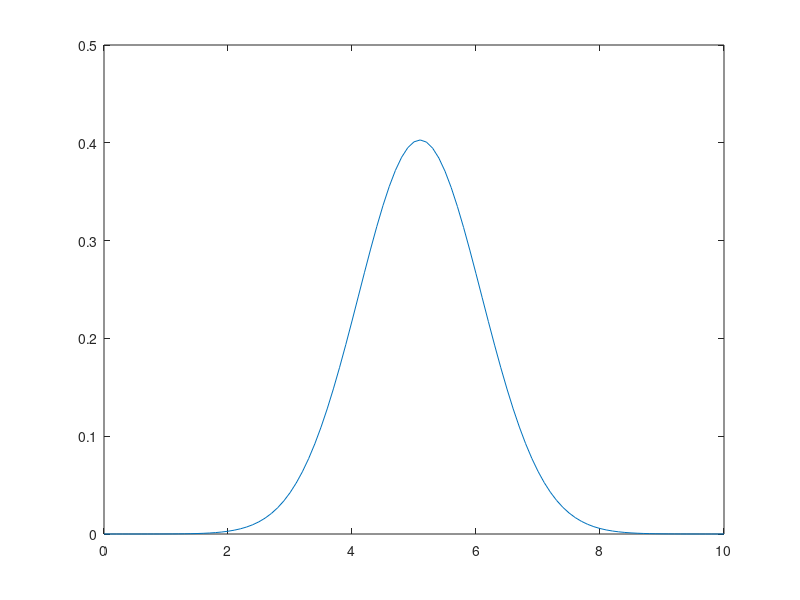
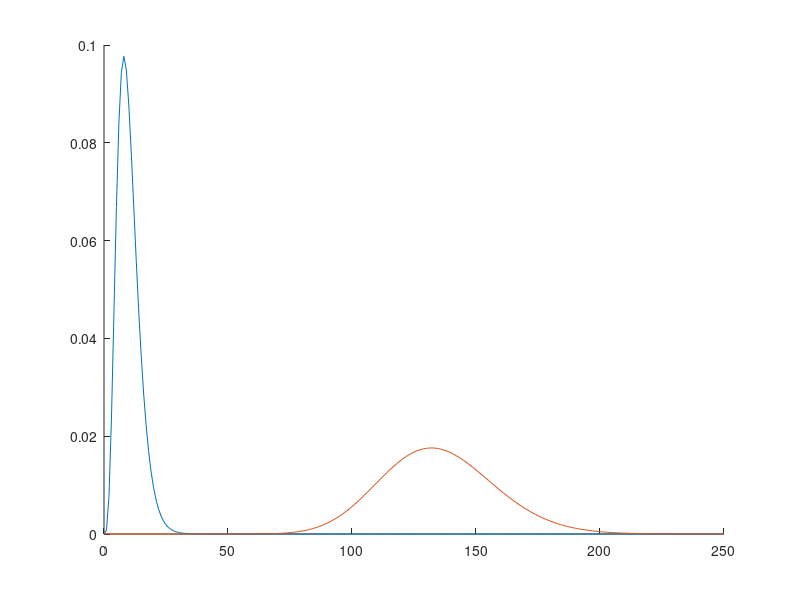
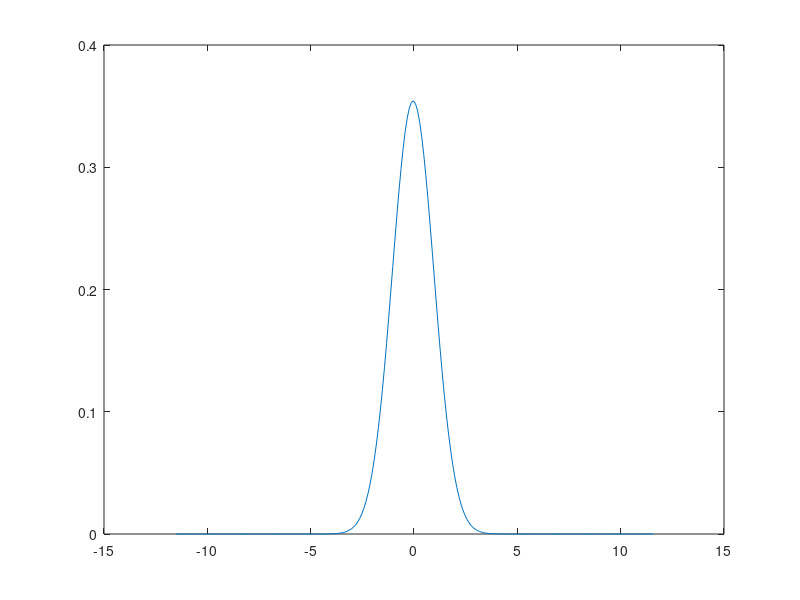

The MATLAB source for these figures, in order:
% отношение мощности сигнала к мощности шума
q = 5;

% плотность вероятности модульного значения корреляционного интеграла в случае наличия сигнала
signal_pdf = @(U, q) U .* besseli(0, q .* U) .* exp(-0.5*(q^2 + U.^2));

% количество слагаемых (импульсов)
M = 5;
% параметр B
B = M * q^2 / 2;

% плотность вероятности суммы квадратов при наличии шума
noise_sum_pdf = @(U, B) U.^(M-1) ./ ( 2^M * factorial(M-1) ) .* exp( -U/2 );
% плотность вероятности суммы квадратов при наличии сигнала и шума
signal_sum_pdf = @(U, B, M) 1/2 * ( U/(2*B) ).^((M-1)/2) .* exp(-(B + U/2)) .* besseli( M-1, (2*B*U).^0.5 );

% пороговое значение
U_t = 40;

h = M^0.5 * ( 1/q + q );
% приближение плотности вероятности суммы квадратов при наличии сигнала и шума
% переход к новой случайной величине
%approximate_pdf = @(y, B, M, q, h) exp( - B - (y+h).^2/2 ) * (2*B)^0.5 .* (1 + (y+h-(2*B)^0.5)/(2*B)^0.5 ).^M .* besseli(M-1, (2*B)^0.5*(y+h));
% замена степени
%approximate_pdf = @(y, B, M, q, h) exp( - B - (y+h).^2/2 ) * (2*B)^0.5 .* exp( (y+h-(2*B)^0.5)/(2*B)^0.5 * M ) .* besseli(M-1, (2*B)^0.5*(y+h));
% замена функции Бесселя
%approximate_pdf = @(y, B, M, q, h) exp( - B - (y+h).^2/2 ) * (2*B)^0.5 .* exp( (y+h-(2*B)^0.5)/(2*B)^0.5 * M ) .* 1./(2*pi*(2*B)^0.5*(y+h)).^0.5 .* exp((2*B)^0.5*(y+h));
% объединение показателей
%approximate_pdf = @(y, B, M, q, h) (2*B)^0.5 ./ (2*pi*(2*B)^0.5*(y+h)).^0.5 .* exp( - B - (y+h).^2/2 + (y+h-(2*B)^0.5)/(2*B)^0.5 * M + (2*B)^0.5*(y+h));
% преобразование первого множителя
%approximate_pdf = @(y, B, M, q, h) ((2*B)^0.5 ./ (2*pi*(y+h))).^0.5 .* exp( - B - (y+h).^2/2 + (y+h-(2*B)^0.5)/(2*B)^0.5 * M + (2*B)^0.5*(y+h));
% преобразование показателя
approximate_pdf = @(y, B, M, q, h) ((2*B)^0.5 ./ (2*pi*(y+h))).^0.5 .* exp( - y.^2/2 - M/(2*q^2) );

% график плотности модульного значения корреляционного интеграла в случае наличии сигнала
figure
u = 0:0.1:10;
plot( u, signal_pdf(u, q) );

% графики плотностей суммы квадратов при наличии только шума и смеси шума и сигнала
u = 0:1:2*(M * q^2);
figure
hold on
plot( u, noise_sum_pdf(u, B) );
plot( u, signal_sum_pdf(u, B, M) );
hold off

% вероятность правильного обнаружения
D = 1 - integral( @(u) signal_sum_pdf( u, B, M ), 0, U_t, 'AbsTol', 10^(-15) );
% вероятность ложного обнаружения
F = 1 - integral( @(u) noise_sum_pdf( u, B ), 0, U_t, 'AbsTol', 10^(-15) );

fprintf( 'True detection:\t\t%g\n', D );
fprintf( 'False detection:\t%g\n', F );

figure
y = -h:0.1:h;
plot( y, approximate_pdf(y, B, M, q, h) );
integral( @(y) approximate_pdf( y, B, M, q, h ), -h, h, 'AbsTol', 10^(-15) )

%plot(u, besseli(M-1, u) - 1./(2*pi*u)^0.5 * exp(u));